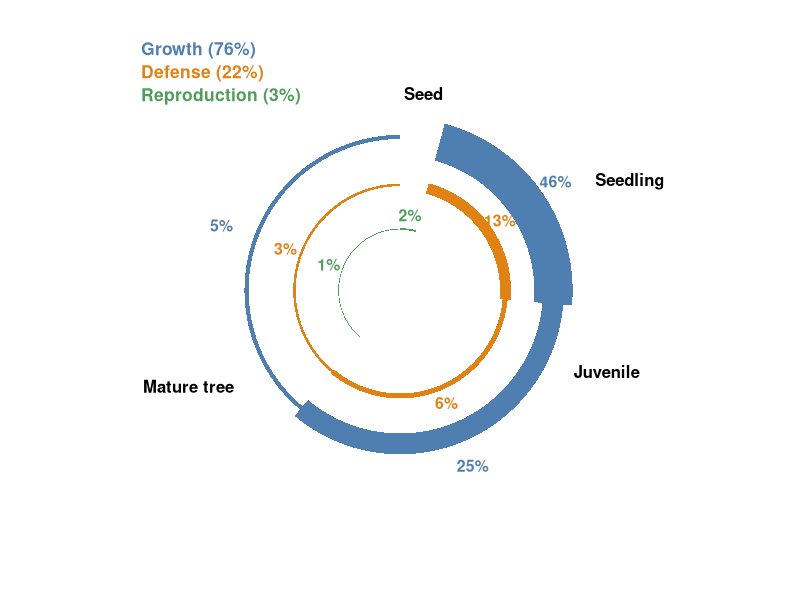

Reproduce this figure in R.
## =============================================================================
## Tree carbon-allocation rings: Growth / Defense / Reproduction across
## life stages (Seedling -> Juvenile tree -> Mature tree)
##
## THE KEY IDEA: each segment's radial thickness is DIRECTLY PROPORTIONAL to
## its percentage value (half_width = pct * constant, no floor, no offset),
## on ONE shared scale across all three rings. So a 25% segment is exactly
## 25/13 times as thick as a 13% segment -- the ratio you see is the data.
##
## Pure base-R graphics. No packages required.
## =============================================================================

## ---- 1. Colors --------------------------------------------------------------
col_growth  <- "#4F7FB0"
col_defense <- "#E08214"
col_repro   <- "#4F9D5B"

## ---- 2. Geometry helpers -----------------------------------------------------

deg2rad <- function(deg) deg * pi / 180

# Point(s) at radius r, angle 'deg' measured CLOCKWISE from 12 o'clock
circle_xy <- function(cx, cy, r, deg) {
  rad <- deg2rad(deg)
  data.frame(x = cx + r * sin(rad), y = cy + r * cos(rad))
}

arc_xy <- function(cx, cy, r, deg1, deg2, n = 200) {
  circle_xy(cx, cy, r, seq(deg1, deg2, length.out = n))
}

# A filled arc "band": outer edge at r + half_width, inner edge at r - half_width
draw_band <- function(cx, cy, r, deg1, deg2, col, half_width) {
  outer <- arc_xy(cx, cy, r + half_width, deg1, deg2)
  inner <- arc_xy(cx, cy, r - half_width, deg2, deg1)
  polygon(c(outer$x, inner$x), c(outer$y, inner$y), col = col, border = NA)
}

## ---- 3. Data ------------------------------------------------------------------

# Four life stages, partitioning the full 360 degrees with NO gaps between
# them -- each stage's end angle is the next stage's start angle exactly,
# so within a ring, adjacent segments touch rather than leaving a break.
stages <- list(
  Seed     = c(0,   15),
  Seedling = c(15,  95),
  Juvenile = c(95,  220),
  Mature   = c(220, 360)
)

# Growth and defense have no allocation at the Seed stage (a seed itself
# neither grows nor defends), so they only carry Seedling/Juvenile/Mature.
growth_data <- data.frame(
  stage = c("Seedling", "Juvenile", "Mature"),
  pct   = c(46, 25, 5)
)
defense_data <- data.frame(
  stage = c("Seedling", "Juvenile", "Mature"),
  pct   = c(13, 6, 3)
)
# Reproduction's 2% belongs to the Seed stage (it's the cost of producing
# the seed itself), not Juvenile -- and the 1% is at Mature tree.
repro_data <- data.frame(
  stage = c("Seed", "Mature"),
  pct   = c(2, 1)
)
# Note: 46+25+5+13+6+3+2+1 = 101, matching the slight rounding in the
# original figure (76% + 22% + 3% = 101%). Adjust freely -- the scale below
# re-derives itself from whatever values you put in.

## ---- 4. Thickness scale: half-width is DIRECTLY PROPORTIONAL to pct ---------
## This is the part that matters most. There is no floor and no offset --
## half_width = pct * unit_scale, full stop. That means the ratio between any
## two segments' thicknesses on the page is exactly the ratio of their
## percentages (a 25% segment is precisely 25/13 times as thick as a 13% one),
## on one shared scale across all three rings. Nothing is propped up or
## exaggerated for legibility.
##
## The honest cost of that: a 1% segment will render as a near-hairline,
## because it genuinely is tiny relative to 46%. If you need small segments
## to stay legible, the transparent way to do that is to add a small
## reference scale bar showing what a given % looks like, rather than
## distorting the bands themselves -- ask if you'd like that added.

all_pct    <- c(growth_data$pct, defense_data$pct, repro_data$pct)
max_pct    <- max(all_pct)
max_hw     <- 0.10
unit_scale <- max_hw / max_pct    # half-width "per percentage point"

pct_to_halfwidth <- function(pct) {
  pct * unit_scale
}

## ---- 5. Ring-drawing routine ---------------------------------------------------

draw_ring <- function(data, radius, label_offset, col) {
  for (i in seq_len(nrow(data))) {
    b  <- stages[[data$stage[i]]]
    hw <- pct_to_halfwidth(data$pct[i])
    draw_band(0, 0, radius, b[1], b[2], col, hw)
    p <- circle_xy(0, 0, radius + label_offset, mean(b))
    text(p$x, p$y, paste0(data$pct[i], "%"), col = col, cex = 0.95, font = 2, xpd = TRUE)
  }
}

## ---- 6. Thickness legend (calibration key) -------------------------------------
## A small set of reference bars, using the exact same pct_to_halfwidth()
## function as the rings above -- so the legend can't drift out of sync with
## what's actually drawn. Pick whatever round reference values are useful;
## they don't need to match the real data values.

draw_thickness_legend <- function(x_center, y_center, values = c(5, 15, 30, 45),
                                   bar_width = 0.30, gap = 0.36) {
  n  <- length(values)
  xs <- x_center + (seq_len(n) - (n + 1) / 2) * gap

  text(x_center, y_center + 0.18, "line thickness = % (to scale)",
       cex = 0.85, font = 3, col = "grey30", xpd = TRUE)

  for (i in seq_len(n)) {
    hw <- pct_to_halfwidth(values[i])
    rect(xs[i] - bar_width / 2, y_center - hw, xs[i] + bar_width / 2, y_center + hw,
         col = "grey45", border = NA, xpd = TRUE)
    text(xs[i], y_center - hw - 0.06, paste0(values[i], "%"),
         cex = 0.85, col = "grey30", xpd = TRUE)
  }
}

## ---- 7. Category legend & life-stage phase labels --------------------------------
## Bringing back the GROWTH / DEFENSE / REPRODUCTION key, plus simple text
## markers for the three phases the rings actually carry data for. No icons,
## no leader lines, no outer ring -- just labels.

draw_category_legend <- function(x, y_top, line_gap = 0.12) {
  text(x, y_top,             paste0("Growth (",       sum(growth_data$pct),  "%)"),
       col = col_growth,  font = 2, cex = 1.05, adj = 0, xpd = TRUE)
  text(x, y_top - line_gap,  paste0("Defense (",      sum(defense_data$pct), "%)"),
       col = col_defense, font = 2, cex = 1.05, adj = 0, xpd = TRUE)
  text(x, y_top - 2*line_gap,paste0("Reproduction (", sum(repro_data$pct),   "%)"),
       col = col_repro,   font = 2, cex = 1.05, adj = 0, xpd = TRUE)
}

add_phase_label <- function(deg, label, adj, radius = 1.00) {
  p <- circle_xy(0, 0, radius, deg)
  text(p$x, p$y, label, adj = adj, cex = 1.0, font = 2, col = "black", xpd = TRUE)
}

## ---- 8. Plot --------------------------------------------------------------------

plot_allocation_rings <- function() {

  par(mar = c(0.5, 0.5, 0.5, 0.5), bg = "white")
  plot(NA, xlim = c(-1.4, 1.4), ylim = c(-1.45, 1.35), asp = 1,
       axes = FALSE, xlab = "", ylab = "")

  R_growth  <- 0.80
  R_defense <- 0.55
  R_repro   <- 0.32

  draw_ring(growth_data,  R_growth,  0.19, col_growth)
  draw_ring(defense_data, R_defense, 0.085, col_defense)
  draw_ring(repro_data,   R_repro,   0.075, col_repro)

  draw_category_legend(-1.35, 1.25)

  add_phase_label(7,   "Seed",          c(0.5, 0))
  add_phase_label(57,  "Seedling",      c(-0.5,   0))
  add_phase_label(115, "Juvenile",      c(0,   0.5))
  add_phase_label(240, "Mature tree",   c(1,   0.5))
}


pdf("Figure2.pdf")
plot_allocation_rings()
dev.off()
